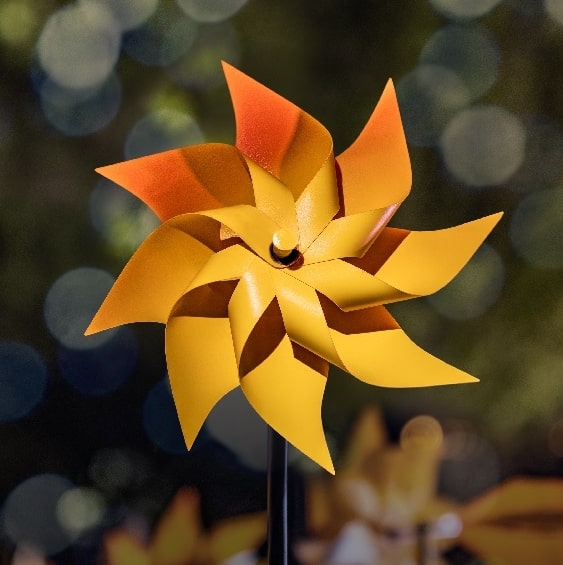
#> input picture picture.jpg, 563 x 565 px, found by its file name
$ python Simple_chainapprox.py
#> lines starting #> are read from the running program, lines starting #| are printed output that depends on the picture; after the words box and inside, x2 and y2 are one past the last pixel; in counts of white or black regions, pixels touching at a corner belong together
import cv2
import matplotlib.pyplot as plt

image = cv2.imread('picture.jpg')
#> image is the input picture: shape (565, 563, 3); mean B, G, R 35.3, 72.5, 96.5
cv2.imshow("Original Image",image)
cv2.waitKey(0)
cv2.destroyAllWindows()
#padding since the t-shirt is touching the border, without this we cant get a continious contour around it.
image = cv2.copyMakeBorder(image, 10, 10, 10, 10, cv2.BORDER_CONSTANT, value=[255, 255, 255])
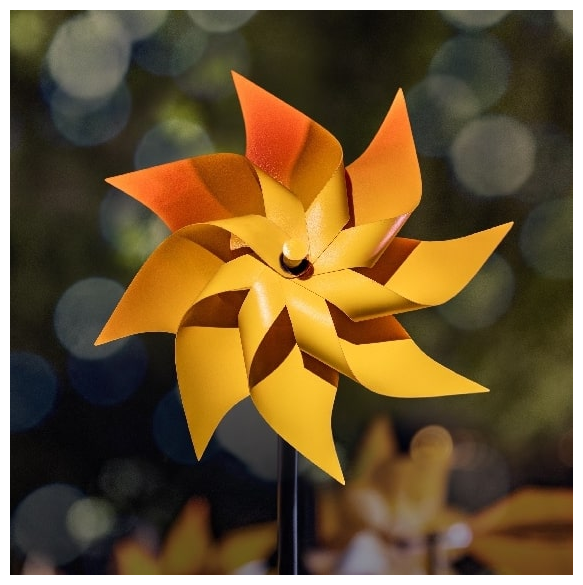
#> image: shape (585, 583, 3); mean B, G, R 50.1, 84.8, 107.2
imgray = cv2.cvtColor(image, cv2.COLOR_BGR2GRAY)
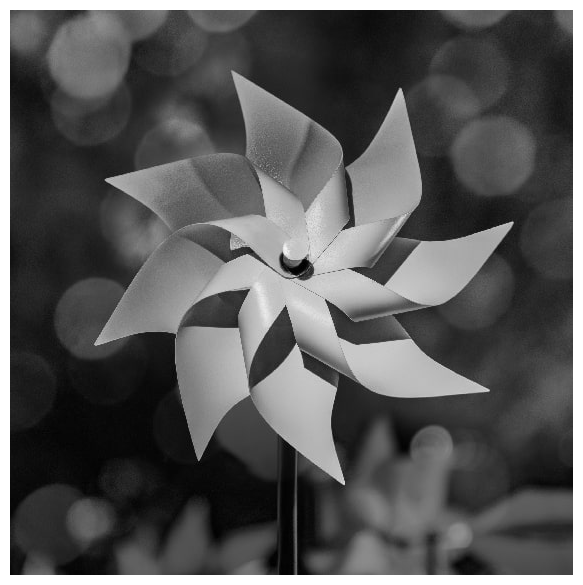
#> imgray: shape (585, 583); min 0, max 255, mean 87.5
imgray = cv2.GaussianBlur(imgray, (9, 9), 0)
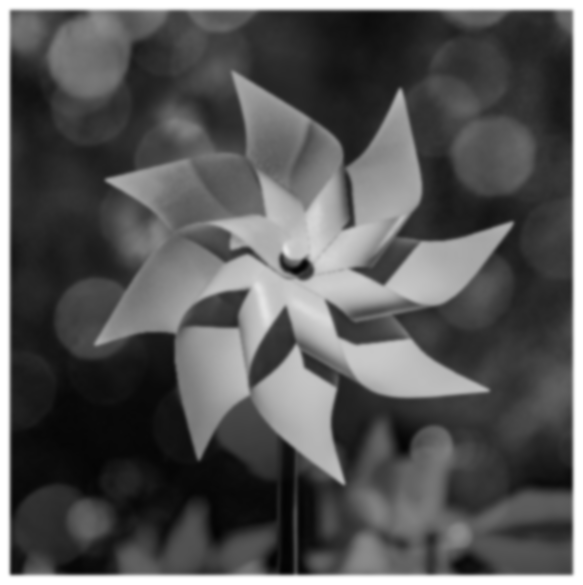
#> imgray: shape (585, 583); min 3, max 255, mean 87.5
ret, thresh = cv2.threshold(imgray, 0, 255, cv2.THRESH_BINARY_INV+cv2.THRESH_OTSU)
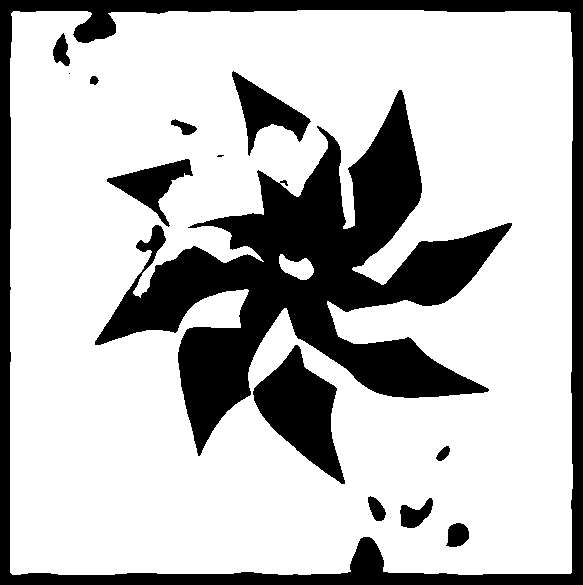
#> thresh: shape (585, 583); 74% white; 14 black regions (2 under 20 px)
#> ret = 118
contours, hierarchy = cv2.findContours(thresh, cv2.RETR_TREE, cv2.CHAIN_APPROX_SIMPLE)
#> contours = 16 contours, 2 with area under 20; largest, box (x1, y1, x2, y2) and area: (10, 10, 573, 575) 313065, (94, 89, 513, 457) 50738, (252, 344, 346, 485) 6360, (231, 70, 312, 157) 2579, (106, 158, 194, 228) 2190
img2=cv2.drawContours(image, contours, -1, (0, 255, 0), 3)
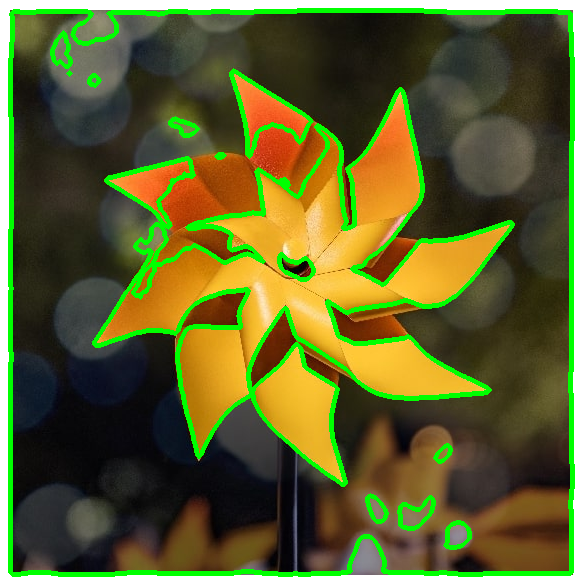
#> img2: shape (585, 583, 3); mean B, G, R 44.9, 98.6, 94.6
cv2.imshow("Chain Aprrox Simple",img2)
cv2.waitKey(0)
cv2.destroyAllWindows()

$ run again, with houghlines3.jpg copied over picture.jpg
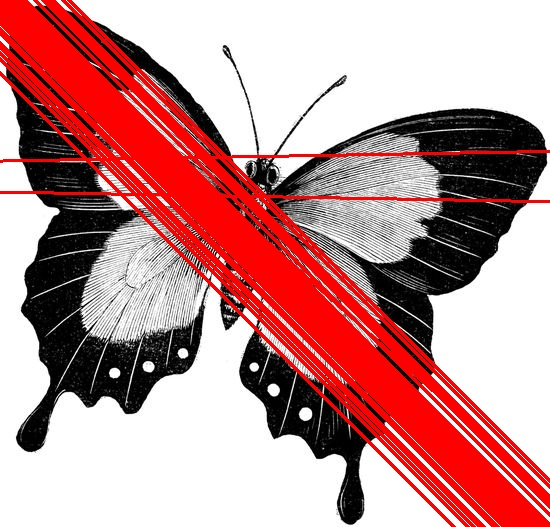
#> input picture houghlines3.jpg, 550 x 527 px, found by its file name
#> image is the input picture: shape (527, 550, 3); mean B, G, R 143.1, 143.2, 195
#> image: shape (547, 570, 3)
#> `ret, thresh = cv2.threshold(imgray, 0, 255, cv2.THRESH_BINARY_INV+cv2...`:
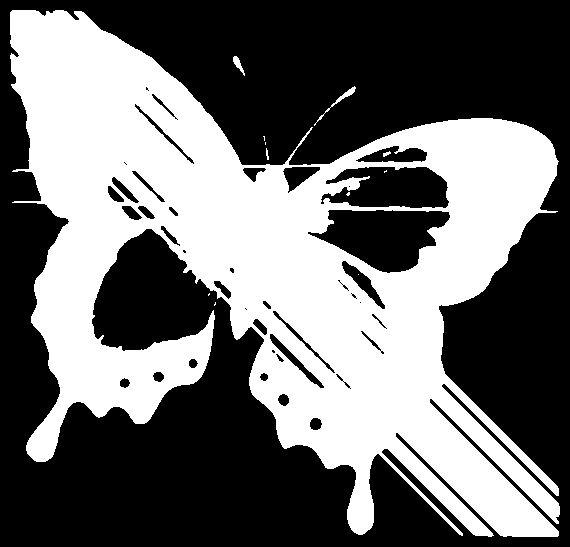
#> thresh: shape (547, 570); 42.8% white; 12 white regions (7 under 20 px)
#> ret = 152
#> contours = 70 contours, 35 with area under 20; largest, box (x1, y1, x2, y2) and area: (10, 10, 560, 537) 145346, (307, 209, 451, 274) 5666, (320, 166, 450, 209) 4160, (355, 145, 428, 163) 820, (341, 260, 386, 310) 594
#> `img2=cv2.drawContours(image, contours, -1, (0, 255, 0), 3)`:
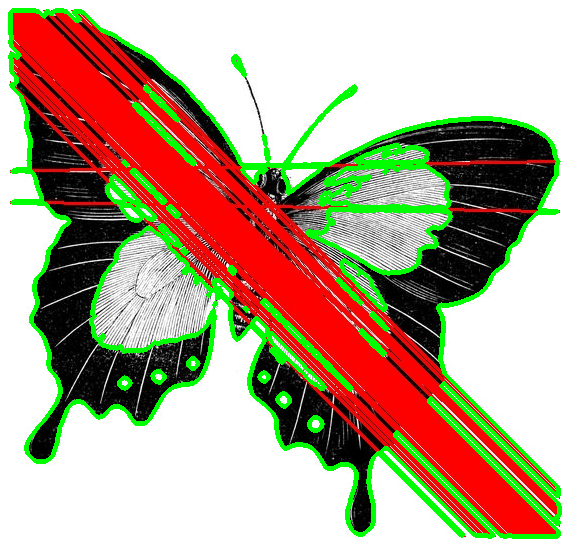
#> img2: shape (547, 570, 3); mean B, G, R 139, 164.3, 181.4
